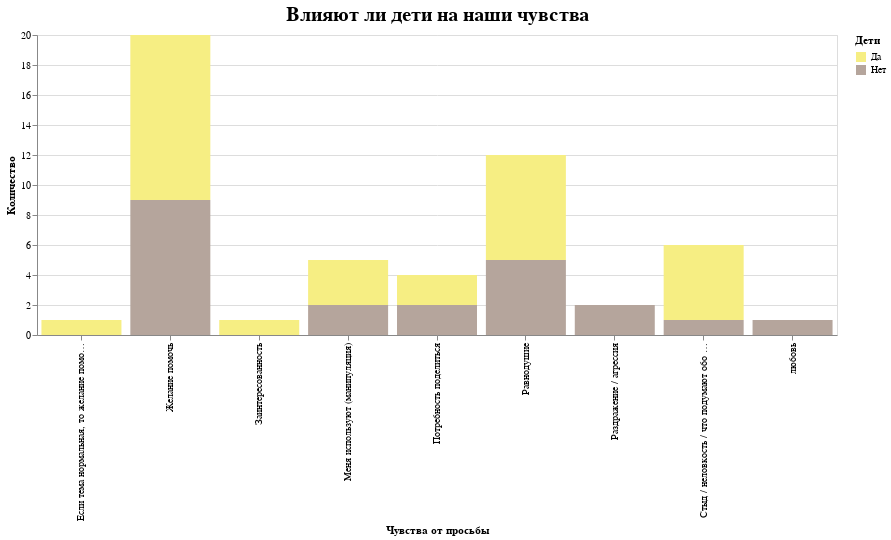

Here is the notebook cell this chart was saved with:
### Code cell
chart5

### Figure 1 — Vega-Lite specification as saved in the notebook (floating-point values rounded to 4 significant figures)
{"config": {"view": {"continuousWidth": 400, "continuousHeight": 300}, "title": {"anchor": "middle", "fontSize": 20, "offset": 5, "orient": "top"}}, "data": {"name": "data-0197ad0db13f40c438e727b669901b0b"}, "mark": "bar", "encoding": {"color": {"field": "Дети", "scale": {"range": ["#F6EE83", "#B5A59C", "#46587C", "#564423", "#55A020", "#905869", "#27B78D", "#50630F", "#17ADBE", "#C26854", "#D6B8F5", "#8D0107", "#7A4D7A", "#E6676A", "#3D429C", "#E27AD6", "#7B2BA8"]}, "type": "nominal"}, "x": {"field": "Чувства от просьбы", "type": "nominal"}, "y": {"aggregate": "count", "axis": {"title": "Количество"}, "type": "quantitative"}}, "height": 300, "title": "Влияют ли дети на наши чувства", "width": 800, "$schema": "https://vega.github.io/schema/vega-lite/v4.17.0.json", "datasets": {"data-0197ad0db13f40c438e727b669901b0b": [{"Дата": "2023-03-14T04:18:41.181000", "День месяца": 14, "Время дня": "утро", "Час прохождения опроса": 4, "Пол": "Женский", "Возраст": 35, "Семья": "Да", "Дети": "Да", "Высшее образование": "Да", "Деятельность": "Производство, промышленность", "Частота использования": 3, "Переход по ссылке": "Нет", "Репост по просьбе": "Нет", "Что вызывает реклама услуг": "Равнодушие", "Чувства от просьбы": "Равнодушие", "Возрастная категория": "4", "Время": "утро"}, {"Дата": "2023-03-14T04:51:52.083000", "День месяца": 14, "Время дня": "утро", "Час прохождения опроса": 4, "Пол": "Женский", "Возраст": 47, "Семья": "Нет", "Дети": "Да", "Высшее образование": "Да", "Деятельность": "Сфера обслуживания", "Частота использования": 3, "Переход по ссылке": "Да", "Репост по просьбе": "Да", "Что вызывает реклама услуг": "Интерес", "Чувства от просьбы": "Желание помочь", "Возрастная категория": "3", "Время": "утро"}, {"Дата": "2023-03-14T05:01:05.567000", "День месяца": 14, "Время дня": "утро", "Час прохождения опроса": 5, "Пол": "Женский", "Возраст": 40, "Семья": "Нет", "Дети": "Да", "Высшее образование": "Да", "Деятельность": "Бухгалтерия / Финансы / Аудит / Страхование", "Частота использования": 3, "Переход по ссылке": "Да", "Репост по просьбе": "Да", "Что вызывает реклама услуг": "Желание помочь", "Чувства от просьбы": "Желание помочь", "Возрастная категория": "3", "Время": "утро"}, {"Дата": "2023-03-14T09:15:05.114000", "День месяца": 14, "Время дня": "утро", "Час прохождения опроса": 9, "Пол": "Женский", "Возраст": 22, "Семья": "Нет", "Дети": "Нет", "Высшее образование": "Да", "Деятельность": "IT, телеком, диджитал-сервисы", "Частота использования": 2, "Переход по ссылке": "Да", "Репост по просьбе": "Да", "Что вызывает реклама услуг": "Равнодушие", "Чувства от просьбы": "Стыд / неловкость / что подумают обо мне получатели", "Возрастная категория": "1", "Время": "утро"}, {"Дата": "2023-03-14T10:45:57.916000", "День месяца": 14, "Время дня": "утро", "Час прохождения опроса": 10, "Пол": "Женский", "Возраст": 41, "Семья": "Да", "Дети": "Да", "Высшее образование": "Да", "Деятельность": "Не работаю", "Частота использования": 4, "Переход по ссылке": "Да", "Репост по просьбе": "Нет", "Что вызывает реклама услуг": "Равнодушие", "Чувства от просьбы": "Равнодушие", "Возрастная категория": "3", "Время": "утро"}, {"Дата": "2023-03-14T13:29:53.537000", "День месяца": 14, "Время дня": "день", "Час прохождения опроса": 13, "Пол": "Женский", "Возраст": 35, "Семья": "Да", "Дети": "Да", "Высшее образование": "Да", "Деятельность": "IT, телеком, диджитал-сервисы", "Частота использования": 4, "Переход по ссылке": "Да", "Репост по просьбе": "Нет", "Что вызывает реклама услуг": "Равнодушие", "Чувства от просьбы": "Стыд / неловкость / что подумают обо мне получатели", "Возрастная категория": "4", "Время": "день"}, {"Дата": "2023-03-14T13:45:06.792000", "День месяца": 14, "Время дня": "день", "Час прохождения опроса": 13, "Пол": "Женский", "Возраст": 29, "Семья": "Нет", "Дети": "Нет", "Высшее образование": "Да", "Деятельность": "IT, телеком, диджитал-сервисы", "Частота использования": 5, "Переход по ссылке": "Да", "Репост по просьбе": "Да", "Что вызывает реклама услуг": "Интерес", "Чувства от просьбы": "Потребность поделиться", "Возрастная категория": "2", "Время": "день"}, {"Дата": "2023-03-14T13:51:15.320000", "День месяца": 14, "Время дня": "день", "Час прохождения опроса": 13, "Пол": "Женский", "Возраст": 31, "Семья": "Да", "Дети": "Нет", "Высшее образование": "Да", "Деятельность": "Транспорт и логистика", "Частота использования": 5, "Переход по ссылке": "Да", "Репост по просьбе": "Да", "Что вызывает реклама услуг": "Интерес", "Чувства от просьбы": "Желание помочь", "Возрастная категория": "2", "Время": "день"}, {"Дата": "2023-03-14T14:10:39.316000", "День месяца": 14, "Время дня": "день", "Час прохождения опроса": 14, "Пол": "Женский", "Возраст": 31, "Семья": "Нет", "Дети": "Нет", "Высшее образование": "Да", "Деятельность": "IT, телеком, диджитал-сервисы", "Частота использования": 4, "Переход по ссылке": "Да", "Репост по просьбе": "Да", "Что вызывает реклама услуг": "Интерес", "Чувства от просьбы": "Желание помочь", "Возрастная категория": "2", "Время": "день"}, {"Дата": "2023-03-14T14:36:39.189000", "День месяца": 14, "Время дня": "день", "Час прохождения опроса": 14, "Пол": "Женский", "Возраст": 34, "Семья": "Да", "Дети": "Нет", "Высшее образование": "Да", "Деятельность": "Бухгалтерия / Финансы / Аудит / Страхование", "Частота использования": 3, "Переход по ссылке": "Да", "Репост по просьбе": "Да", "Что вызывает реклама услуг": "Интерес", "Чувства от просьбы": "Желание помочь", "Возрастная категория": "2", "Время": "день"}, {"Дата": "2023-03-14T15:01:19.194000", "День месяца": 14, "Время дня": "день", "Час прохождения опроса": 15, "Пол": "Женский", "Возраст": 29, "Семья": "Да", "Дети": "Нет", "Высшее образование": "Да", "Деятельность": "Бухгалтерия / Финансы / Аудит / Страхование", "Частота использования": 3, "Переход по ссылке": "Да", "Репост по просьбе": "Нет", "Что вызывает реклама услуг": "Равнодушие", "Чувства от просьбы": "Раздражение / агрессия", "Возрастная категория": "2", "Время": "день"}, {"Дата": "2023-03-14T21:57:51.858000", "День месяца": 14, "Время дня": "вечер", "Час прохождения опроса": 21, "Пол": "Женский", "Возраст": 29, "Семья": "Нет", "Дети": "Нет", "Высшее образование": "Да", "Деятельность": "IT, телеком, диджитал-сервисы", "Частота использования": 4, "Переход по ссылке": "Да", "Репост по просьбе": "Нет", "Что вызывает реклама услуг": "Интерес", "Чувства от просьбы": "Меня используют (манипуляция)", "Возрастная категория": "2", "Время": "вечер"}, {"Дата": "2023-03-15T09:14:57.638000", "День месяца": 15, "Время дня": "утро", "Час прохождения опроса": 9, "Пол": "Женский", "Возраст": 30, "Семья": "Да", "Дети": "Да", "Высшее образование": "Да", "Деятельность": "СМИ, медиа и издательства", "Частота использования": 4, "Переход по ссылке": "Нет", "Репост по просьбе": "Нет", "Что вызывает реклама услуг": "Интерес", "Чувства от просьбы": "Равнодушие", "Возрастная категория": "2", "Время": "утро"}, {"Дата": "2023-03-15T09:43:28.872000", "День месяца": 15, "Время дня": "утро", "Час прохождения опроса": 9, "Пол": "Женский", "Возраст": 38, "Семья": "Да", "Дети": "Да", "Высшее образование": "Да", "Деятельность": "Бухгалтерия / Финансы / Аудит / Страхование", "Частота использования": 4, "Переход по ссылке": "Да", "Репост по просьбе": "Да", "Что вызывает реклама услуг": "Меня используют (манипуляция)", "Чувства от просьбы": "Стыд / неловкость / что подумают обо мне получатели", "Возрастная категория": "3", "Время": "утро"}, {"Дата": "2023-03-15T22:38:41.180000", "День месяца": 15, "Время дня": "ночь", "Час прохождения опроса": 22, "Пол": "Женский", "Возраст": 32, "Семья": "Да", "Дети": "Да", "Высшее образование": "Да", "Деятельность": "Бухгалтерия / Финансы / Аудит / Страхование", "Частота использования": 3, "Переход по ссылке": "Да", "Репост по просьбе": "Да", "Что вызывает реклама услуг": "Меня используют (манипуляция)", "Чувства от просьбы": "Меня используют (манипуляция)", "Возрастная категория": "2", "Время": "ночь"}, {"Дата": "2023-03-16T16:22:06.903000", "День месяца": 16, "Время дня": "день", "Час прохождения опроса": 16, "Пол": "Женский", "Возраст": 19, "Семья": "Нет", "Дети": "Нет", "Высшее образование": "Нет", "Деятельность": "IT, телеком, диджитал-сервисы", "Частота использования": 4, "Переход по ссылке": "Да", "Репост по просьбе": "Да", "Что вызывает реклама услуг": "Равнодушие", "Чувства от просьбы": "Равнодушие", "Возрастная категория": "1", "Время": "день"}, {"Дата": "2023-03-16T17:05:22.755000", "День месяца": 16, "Время дня": "ночь", "Час прохождения опроса": 17, "Пол": "Женский", "Возраст": 24, "Семья": "Да", "Дети": "Да", "Высшее образование": "Да", "Деятельность": "Не работаю", "Частота использования": 4, "Переход по ссылке": "Да", "Репост по просьбе": "Да", "Что вызывает реклама услуг": "Всегда по разному.", "Чувства от просьбы": "Заинтересованность", "Возрастная категория": "1", "Время": "ночь"}, {"Дата": "2023-03-16T17:07:14.223000", "День месяца": 16, "Время дня": "ночь", "Час прохождения опроса": 17, "Пол": "Женский", "Возраст": 22, "Семья": "Нет", "Дети": "Нет", "Высшее образование": "Нет", "Деятельность": "Сфера обслуживания", "Частота использования": 4, "Переход по ссылке": "Да", "Репост по просьбе": "Да", "Что вызывает реклама услуг": "Равнодушие", "Чувства от просьбы": "Равнодушие", "Возрастная категория": "1", "Время": "ночь"}, {"Дата": "2023-03-17T03:09:10.516000", "День месяца": 17, "Время дня": "утро", "Час прохождения опроса": 3, "Пол": "Женский", "Возраст": 30, "Семья": "Да", "Дети": "Нет", "Высшее образование": "Да", "Деятельность": "Ритейл, ecommerce", "Частота использования": 3, "Переход по ссылке": "Да", "Репост по просьбе": "Нет", "Что вызывает реклама услуг": "Интерес", "Чувства от просьбы": "Желание помочь", "Возрастная категория": "2", "Время": "утро"}, {"Дата": "2023-03-17T07:47:30.164000", "День месяца": 17, "Время дня": "утро", "Час прохождения опроса": 7, "Пол": "Женский", "Возраст": 25, "Семья": "Нет", "Дети": "Нет", "Высшее образование": "Да", "Деятельность": "IT, телеком, диджитал-сервисы", "Частота использования": 4, "Переход по ссылке": "Да", "Репост по просьбе": "Нет", "Что вызывает реклама услуг": "Равнодушие", "Чувства от просьбы": "Равнодушие", "Возрастная категория": "4", "Время": "утро"}, {"Дата": "2023-03-17T08:03:26.157000", "День месяца": 17, "Время дня": "утро", "Час прохождения опроса": 8, "Пол": "Женский", "Возраст": 50, "Семья": "Да", "Дети": "Да", "Высшее образование": "Да", "Деятельность": "Бухгалтерия / Финансы / Аудит / Страхование", "Частота использования": 3, "Переход по ссылке": "Да", "Репост по просьбе": "Да", "Что вызывает реклама услуг": "Интерес", "Чувства от просьбы": "Желание помочь", "Возрастная категория": "4", "Время": "утро"}, {"Дата": "2023-03-18T09:48:47.643000", "День месяца": 18, "Время дня": "утро", "Час прохождения опроса": 9, "Пол": "Женский", "Возраст": 27, "Семья": "Нет", "Дети": "Нет", "Высшее образование": "Да", "Деятельность": "IT, телеком, диджитал-сервисы", "Частота использования": 3, "Переход по ссылке": "Да", "Репост по просьбе": "Нет", "Что вызывает реклама услуг": "Равнодушие", "Чувства от просьбы": "Равнодушие", "Возрастная категория": "2", "Время": "утро"}, {"Дата": "2023-03-21T16:10:53.923000", "День месяца": 21, "Время дня": "день", "Час прохождения опроса": 16, "Пол": "Женский", "Возраст": 29, "Семья": "Да", "Дети": "Нет", "Высшее образование": "Да", "Деятельность": "Маркетинговые, рекламные агентства", "Частота использования": 5, "Переход по ссылке": "Да", "Репост по просьбе": "Да", "Что вызывает реклама услуг": "Равнодушие", "Чувства от просьбы": "Желание помочь", "Возрастная категория": "2", "Время": "день"}, {"Дата": "2023-03-22T15:14:00.005000", "День месяца": 22, "Время дня": "день", "Час прохождения опроса": 15, "Пол": "Женский", "Возраст": 26, "Семья": "Да", "Дети": "Да", "Высшее образование": "Да", "Деятельность": "Сфера образования", "Частота использования": 5, "Переход по ссылке": "Нет", "Репост по просьбе": "Нет", "Что вызывает реклама услуг": "Равнодушие", "Чувства от просьбы": "Стыд / неловкость / что подумают обо мне получатели", "Возрастная категория": "2", "Время": "день"}, {"Дата": "2023-03-22T18:32:45.248000", "День месяца": 22, "Время дня": "вечер", "Час прохождения опроса": 18, "Пол": "Женский", "Возраст": 40, "Семья": "Да", "Дети": "Да", "Высшее образование": "Да", "Деятельность": "Производство, промышленность", "Частота использования": 2, "Переход по ссылке": "Да", "Репост по просьбе": "Нет", "Что вызывает реклама услуг": "Равнодушие", "Чувства от просьбы": "Желание помочь", "Возрастная категория": "3", "Время": "вечер"}, {"Дата": "2023-03-23T11:21:14.653000", "День месяца": 23, "Время дня": "утро", "Час прохождения опроса": 11, "Пол": "Женский", "Возраст": 38, "Семья": "Да", "Дети": "Да", "Высшее образование": "Да", "Деятельность": "экономика", "Частота использования": 5, "Переход по ссылке": "Да", "Репост по просьбе": "Да", "Что вызывает реклама услуг": "Интерес", "Чувства от просьбы": "Потребность поделиться", "Возрастная категория": "3", "Время": "утро"}, {"Дата": "2023-03-10T14:58:04.755000", "День месяца": 10, "Время дня": "день", "Час прохождения опроса": 14, "Пол": "Мужской", "Возраст": 34, "Семья": "Да", "Дети": "Да", "Высшее образование": "Да", "Деятельность": "Производство, промышленность", "Частота использования": 4, "Переход по ссылке": "Да", "Репост по просьбе": "Нет", "Что вызывает реклама услуг": "Раздражение / агрессия", "Чувства от просьбы": "Стыд / неловкость / что подумают обо мне получатели", "Возрастная категория": "2", "Время": "день"}, {"Дата": "2023-03-10T15:22:44.656000", "День месяца": 10, "Время дня": "день", "Час прохождения опроса": 15, "Пол": "Мужской", "Возраст": 40, "Семья": "Да", "Дети": "Да", "Высшее образование": "Да", "Деятельность": "Сфера образования", "Частота использования": 2, "Переход по ссылке": "Да", "Репост по просьбе": "Да", "Что вызывает реклама услуг": "Интерес", "Чувства от просьбы": "Желание помочь", "Возрастная категория": "3", "Время": "день"}, {"Дата": "2023-03-10T15:24:02.427000", "День месяца": 10, "Время дня": "день", "Час прохождения опроса": 15, "Пол": "Мужской", "Возраст": 39, "Семья": "Нет", "Дети": "Да", "Высшее образование": "Да", "Деятельность": "Ритейл, ecommerce", "Частота использования": 3, "Переход по ссылке": "Да", "Репост по просьбе": "Нет", "Что вызывает реклама услуг": "Сдержанный интерес", "Чувства от просьбы": "Равнодушие", "Возрастная категория": "3", "Время": "день"}, {"Дата": "2023-03-10T15:30:08.220000", "День месяца": 10, "Время дня": "день", "Час прохождения опроса": 15, "Пол": "Мужской", "Возраст": 37, "Семья": "Да", "Дети": "Да", "Высшее образование": "Да", "Деятельность": "Производство, промышленность", "Частота использования": 1, "Переход по ссылке": "Да", "Репост по просьбе": "Да", "Что вызывает реклама услуг": "Интерес", "Чувства от просьбы": "Желание помочь", "Возрастная категория": "3", "Время": "день"}, {"Дата": "2023-03-10T16:54:54.989000", "День месяца": 10, "Время дня": "день", "Час прохождения опроса": 16, "Пол": "Мужской", "Возраст": 25, "Семья": "Да", "Дети": "Нет", "Высшее образование": "Да", "Деятельность": "Медицина и фармакология", "Частота использования": 3, "Переход по ссылке": "Да", "Репост по просьбе": "Да", "Что вызывает реклама услуг": "Равнодушие", "Чувства от просьбы": "Желание помочь", "Возрастная категория": "4", "Время": "день"}, {"Дата": "2023-03-10T17:47:29.135000", "День месяца": 10, "Время дня": "ночь", "Час прохождения опроса": 17, "Пол": "Мужской", "Возраст": 60, "Семья": "Да", "Дети": "Да", "Высшее образование": "Да", "Деятельность": "Сфера искусства", "Частота использования": 4, "Переход по ссылке": "Да", "Репост по просьбе": "Да", "Что вызывает реклама услуг": "Интерес", "Чувства от просьбы": "Желание помочь", "Возрастная категория": "4", "Время": "ночь"}, {"Дата": "2023-03-10T18:23:10.934000", "День месяца": 10, "Время дня": "вечер", "Час прохождения опроса": 18, "Пол": "Мужской", "Возраст": 40, "Семья": "Да", "Дети": "Да", "Высшее образование": "Да", "Деятельность": "Сфера обслуживания", "Частота использования": 4, "Переход по ссылке": "Да", "Репост по просьбе": "Нет", "Что вызывает реклама услуг": "Равнодушие", "Чувства от просьбы": "Меня используют (манипуляция)", "Возрастная категория": "3", "Время": "вечер"}, {"Дата": "2023-03-11T18:21:33.902000", "День месяца": 11, "Время дня": "вечер", "Час прохождения опроса": 18, "Пол": "Мужской", "Возраст": 32, "Семья": "Нет", "Дети": "Нет", "Высшее образование": "Да", "Деятельность": "Производство, промышленность", "Частота использования": 3, "Переход по ссылке": "Нет", "Репост по просьбе": "Нет", "Что вызывает реклама услуг": "Раздражение / агрессия", "Чувства от просьбы": "Раздражение / агрессия", "Возрастная категория": "2", "Время": "вечер"}, {"Дата": "2023-03-12T09:26:26.075000", "День месяца": 12, "Время дня": "утро", "Час прохождения опроса": 9, "Пол": "Мужской", "Возраст": 49, "Семья": "Да", "Дети": "Да", "Высшее образование": "Да", "Деятельность": "Предприниматель ", "Частота использования": 5, "Переход по ссылке": "Да", "Репост по просьбе": "Да", "Что вызывает реклама услуг": "Равнодушие", "Чувства от просьбы": "Желание помочь", "Возрастная категория": "3", "Время": "утро"}, {"Дата": "2023-03-12T11:59:16.042000", "День месяца": 12, "Время дня": "утро", "Час прохождения опроса": 11, "Пол": "Мужской", "Возраст": 48, "Семья": "Да", "Дети": "Да", "Высшее образование": "Да", "Деятельность": "Бухгалтерия / Финансы / Аудит / Страхование", "Частота использования": 2, "Переход по ссылке": "Да", "Репост по просьбе": "Да", "Что вызывает реклама услуг": "Меня используют (манипуляция)", "Чувства от просьбы": "Стыд / неловкость / что подумают обо мне получатели", "Возрастная категория": "3", "Время": "утро"}, {"Дата": "2023-03-12T13:09:16.500000", "День месяца": 12, "Время дня": "день", "Час прохождения опроса": 13, "Пол": "Мужской", "Возраст": 45, "Семья": "Да", "Дети": "Да", "Высшее образование": "Да", "Деятельность": "Сфера обслуживания", "Частота использования": 1, "Переход по ссылке": "Нет", "Репост по просьбе": "Нет", "Что вызывает реклама услуг": "Равнодушие", "Чувства от просьбы": "Равнодушие", "Возрастная категория": "3", "Время": "день"}, {"Дата": "2023-03-13T08:33:14.258000", "День месяца": 13, "Время дня": "утро", "Час прохождения опроса": 8, "Пол": "Мужской", "Возраст": 30, "Семья": "Нет", "Дети": "Нет", "Высшее образование": "Да", "Деятельность": "IT, телеком, диджитал-сервисы", "Частота использования": 3, "Переход по ссылке": "Да", "Репост по просьбе": "Нет", "Что вызывает реклама услуг": "Меня используют (манипуляция)", "Чувства от просьбы": "Меня используют (манипуляция)", "Возрастная категория": "2", "Время": "утро"}, {"Дата": "2023-03-13T09:03:07.063000", "День месяца": 13, "Время дня": "утро", "Час прохождения опроса": 9, "Пол": "Мужской", "Возраст": 46, "Семья": "Да", "Дети": "Да", "Высшее образование": "Да", "Деятельность": "Сфера обслуживания", "Частота использования": 3, "Переход по ссылке": "Да", "Репост по просьбе": "Да", "Что вызывает реклама услуг": "Равнодушие", "Чувства от просьбы": "Желание помочь", "Возрастная категория": "3", "Время": "утро"}, {"Дата": "2023-03-13T11:01:54.368000", "День месяца": 13, "Время дня": "утро", "Час прохождения опроса": 11, "Пол": "Мужской", "Возраст": 25, "Семья": "Нет", "Дети": "Нет", "Высшее образование": "Нет", "Деятельность": "IT, телеком, диджитал-сервисы", "Частота использования": 2, "Переход по ссылке": "Да", "Репост по просьбе": "Нет", "Что вызывает реклама услуг": "Равнодушие", "Чувства от просьбы": "Желание помочь", "Возрастная категория": "4", "Время": "утро"}, {"Дата": "2023-03-14T01:29:59.860000", "День месяца": 14, "Время дня": "утро", "Час прохождения опроса": 1, "Пол": "Мужской", "Возраст": 28, "Семья": "Нет", "Дети": "Нет", "Высшее образование": "Нет", "Деятельность": "IT, телеком, диджитал-сервисы", "Частота использования": 5, "Переход по ссылке": "Да", "Репост по просьбе": "Да", "Что вызывает реклама услуг": "Равнодушие", "Чувства от просьбы": "Желание помочь", "Возрастная категория": "2", "Время": "утро"}, {"Дата": "2023-03-14T09:04:30.606000", "День месяца": 14, "Время дня": "утро", "Час прохождения опроса": 9, "Пол": "Мужской", "Возраст": 36, "Семья": "Да", "Дети": "Да", "Высшее образование": "Да", "Деятельность": "IT, телеком, диджитал-сервисы", "Частота использования": 2, "Переход по ссылке": "Да", "Репост по просьбе": "Да", "Что вызывает реклама услуг": "Друзьям надо помогать, если извне, то параллельно ", "Чувства от просьбы": "Желание помочь", "Возрастная категория": "3", "Время": "утро"}, {"Дата": "2023-03-14T15:15:47.982000", "День месяца": 14, "Время дня": "день", "Час прохождения опроса": 15, "Пол": "Мужской", "Возраст": 42, "Семья": "Да", "Дети": "Да", "Высшее образование": "Да", "Деятельность": "Производство, промышленность", "Частота использования": 3, "Переход по ссылке": "Да", "Репост по просьбе": "Да", "Что вызывает реклама услуг": "В целом норм отношусь", "Чувства от просьбы": "Потребность поделиться", "Возрастная категория": "3", "Время": "день"}, {"Дата": "2023-03-15T14:57:12.528000", "День месяца": 15, "Время дня": "день", "Час прохождения опроса": 14, "Пол": "Мужской", "Возраст": 19, "Семья": "Нет", "Дети": "Нет", "Высшее образование": "Нет", "Деятельность": "Не работаю", "Частота использования": 2, "Переход по ссылке": "Да", "Репост по просьбе": "Нет", "Что вызывает реклама услуг": "страх", "Чувства от просьбы": "любовь", "Возрастная категория": "1", "Время": "день"}, {"Дата": "2023-03-16T14:44:11.095000", "День месяца": 16, "Время дня": "день", "Час прохождения опроса": 14, "Пол": "Мужской", "Возраст": 51, "Семья": "Да", "Дети": "Да", "Высшее образование": "Да", "Деятельность": "Не работаю", "Частота использования": 1, "Переход по ссылке": "Да", "Репост по просьбе": "Нет", "Что вызывает реклама услуг": "Равнодушие", "Чувства от просьбы": "Равнодушие", "Возрастная категория": "4", "Время": "день"}, {"Дата": "2023-03-16T16:16:44.019000", "День месяца": 16, "Время дня": "день", "Час прохождения опроса": 16, "Пол": "Мужской", "Возраст": 21, "Семья": "Да", "Дети": "Да", "Высшее образование": "Да", "Деятельность": "Министеоство Внутренних Дел", "Частота использования": 4, "Переход по ссылке": "Да", "Репост по просьбе": "Да", "Что вызывает реклама услуг": "Интерес", "Чувства от просьбы": "Желание помочь", "Возрастная категория": "1", "Время": "день"}, {"Дата": "2023-03-16T16:26:50.768000", "День месяца": 16, "Время дня": "день", "Час прохождения опроса": 16, "Пол": "Мужской", "Возраст": 20, "Семья": "Нет", "Дети": "Нет", "Высшее образование": "Да", "Деятельность": "Медицина и фармакология", "Частота использования": 4, "Переход по ссылке": "Да", "Репост по просьбе": "Да", "Что вызывает реклама услуг": "Интерес", "Чувства от просьбы": "Потребность поделиться", "Возрастная категория": "1", "Время": "день"}, {"Дата": "2023-03-17T14:23:05.968000", "День месяца": 17, "Время дня": "день", "Час прохождения опроса": 14, "Пол": "Мужской", "Возраст": 36, "Семья": "Нет", "Дети": "Нет", "Высшее образование": "Да", "Деятельность": "IT, телеком, диджитал-сервисы", "Частота использования": 1, "Переход по ссылке": "Нет", "Репост по просьбе": "Нет", "Что вызывает реклама услуг": "Равнодушие", "Чувства от просьбы": "Равнодушие", "Возрастная категория": "3", "Время": "день"}, {"Дата": "2023-03-19T11:12:08.251000", "День месяца": 19, "Время дня": "утро", "Час прохождения опроса": 11, "Пол": "Мужской", "Возраст": 36, "Семья": "Да", "Дети": "Да", "Высшее образование": "Да", "Деятельность": "IT, телеком, диджитал-сервисы", "Частота использования": 2, "Переход по ссылке": "Нет", "Репост по просьбе": "Нет", "Что вызывает реклама услуг": "Равнодушие", "Чувства от просьбы": "Равнодушие", "Возрастная категория": "3", "Время": "утро"}, {"Дата": "2023-03-20T21:25:00.831000", "День месяца": 20, "Время дня": "вечер", "Час прохождения опроса": 21, "Пол": "Мужской", "Возраст": 37, "Семья": "Да", "Дети": "Нет", "Высшее образование": "Да", "Деятельность": "Сфера обслуживания", "Частота использования": 2, "Переход по ссылке": "Да", "Репост по просьбе": "Да", "Что вызывает реклама услуг": "Равнодушие", "Чувства от просьбы": "Желание помочь", "Возрастная категория": "3", "Время": "вечер"}, {"Дата": "2023-03-22T14:49:14.394000", "День месяца": 22, "Время дня": "день", "Час прохождения опроса": 14, "Пол": "Мужской", "Возраст": 33, "Семья": "Да", "Дети": "Да", "Высшее образование": "Да", "Деятельность": "Производство, промышленность", "Частота использования": 3, "Переход по ссылке": "Да", "Репост по просьбе": "Нет", "Что вызывает реклама услуг": "Меня используют (манипуляция)", "Чувства от просьбы": "Меня используют (манипуляция)", "Возрастная категория": "2", "Время": "день"}, {"Дата": "2023-03-22T18:07:19.447000", "День месяца": 22, "Время дня": "вечер", "Час прохождения опроса": 18, "Пол": "Мужской", "Возраст": 42, "Семья": "Да", "Дети": "Да", "Высшее образование": "Да", "Деятельность": "Производство, промышленность", "Частота использования": 3, "Переход по ссылке": "Да", "Репост по просьбе": "Да", "Что вызывает реклама услуг": "Сделаю репост, только если это норм идея ", "Чувства от просьбы": "Если тема нормальная, то желание помочь. Если какой-то развод — то агрессия ", "Возрастная категория": "3", "Время": "вечер"}]}}
